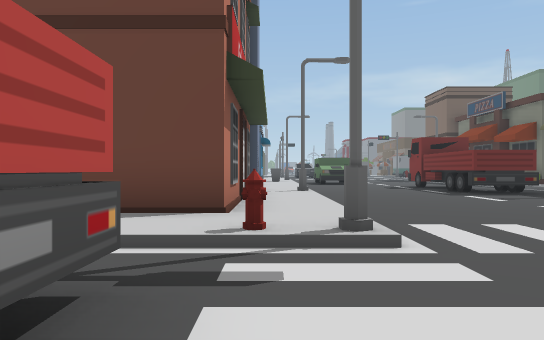
view 1 (above)

24 first-person views from a walk through a 3-D level made in the Unity game engine. The camera is 1.2 m above the floor, looks level and sees 70° across. The floor is counted in squares, 2 m on a side. Each view is taken from the middle of a square. On the plan, view 1 faces up. The plan holds only what a view shows up to about 11 squares ahead; the rest is blank. The place goes on beyond the plan.

view 2
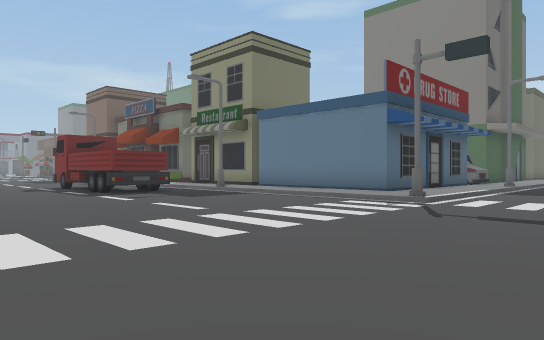

view 3
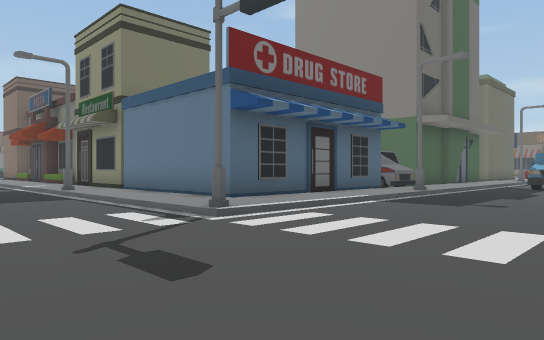

view 4
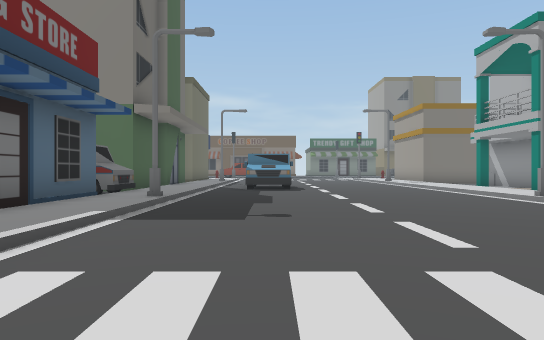

view 5
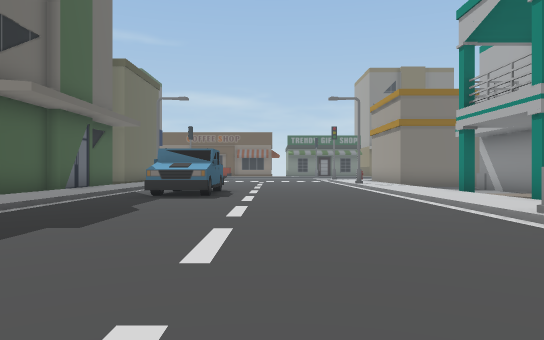

view 6
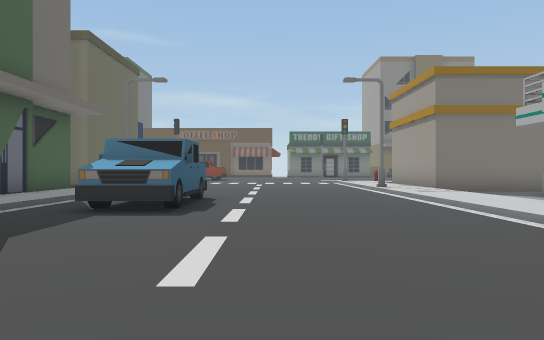

view 7
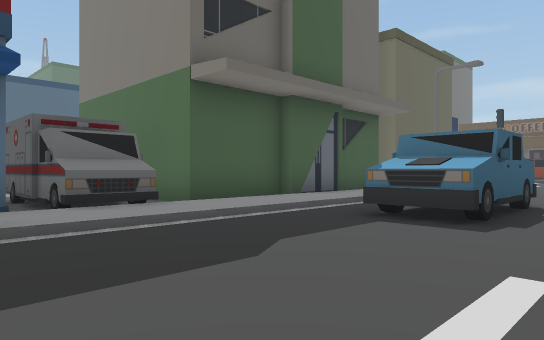

view 8
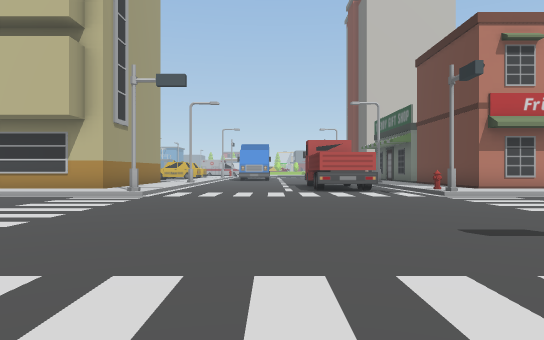

view 9
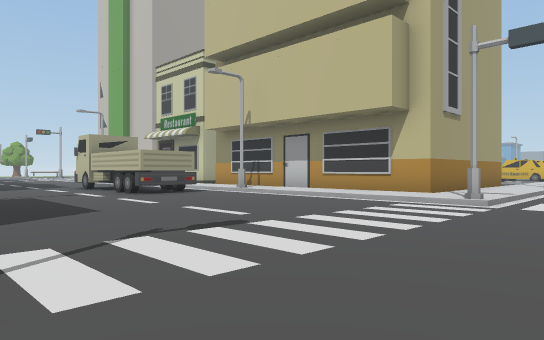

view 10
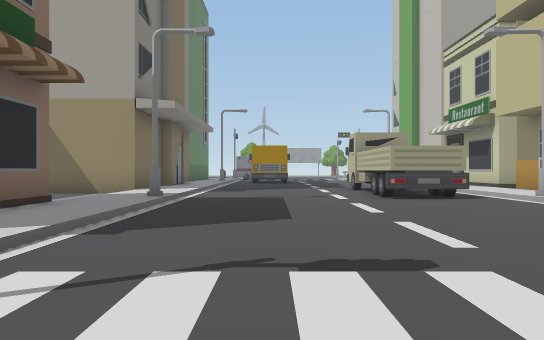

view 11
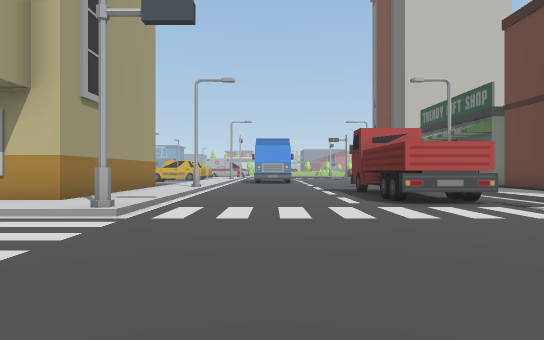

view 12
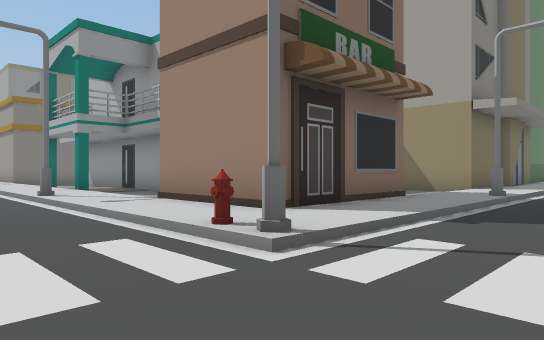

view 13
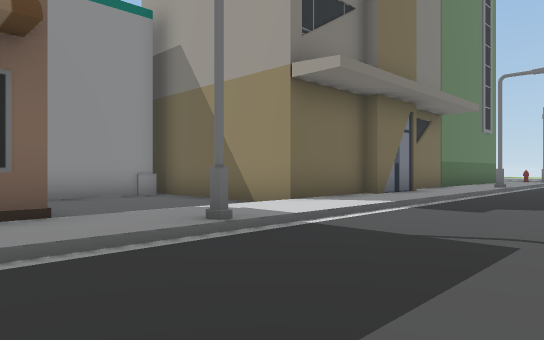

view 14
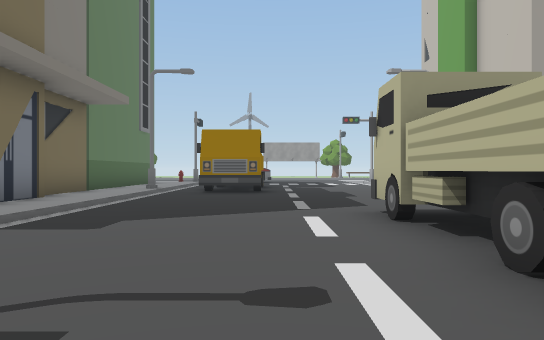

view 15
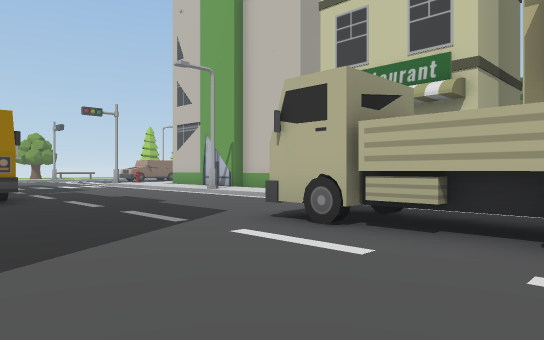

view 16
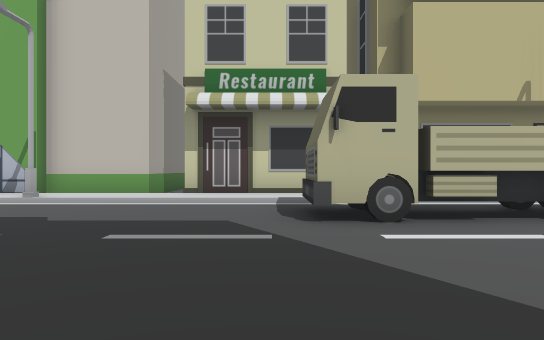

view 17
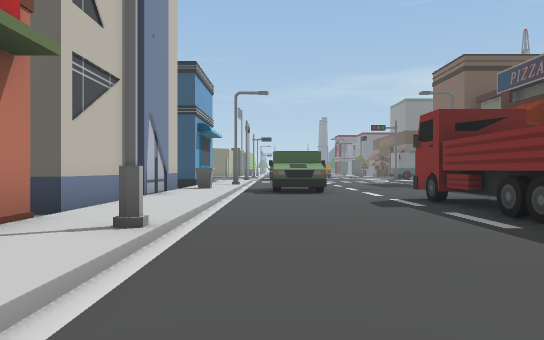

view 18
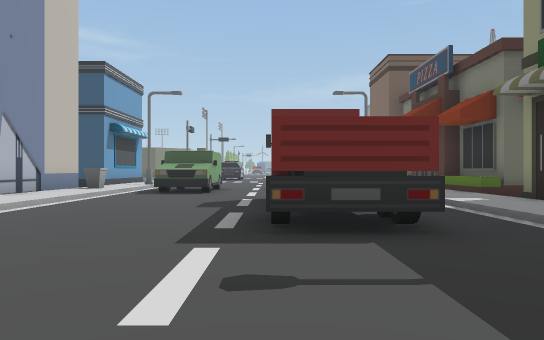

view 19
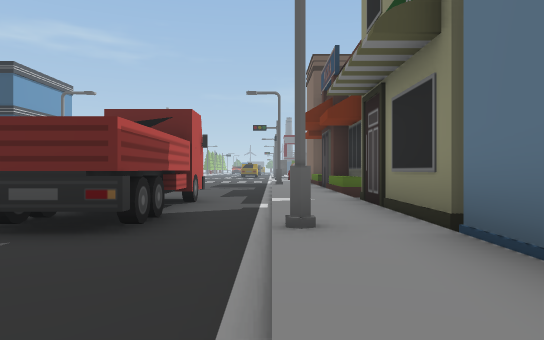

view 20
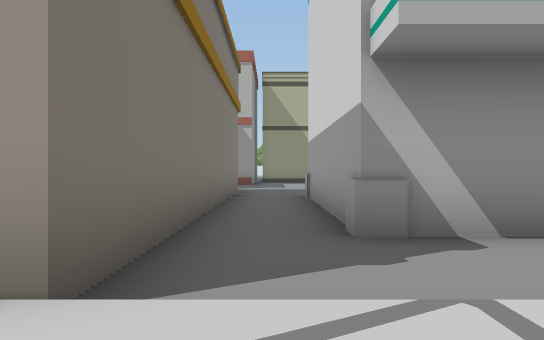

view 21
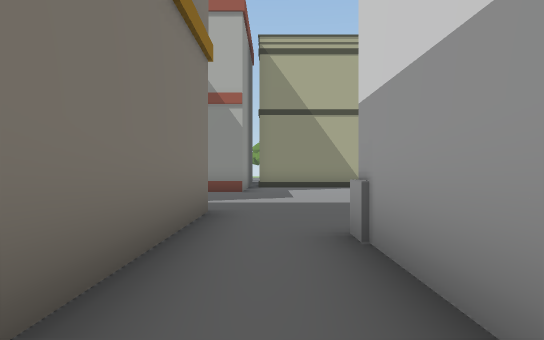

view 22
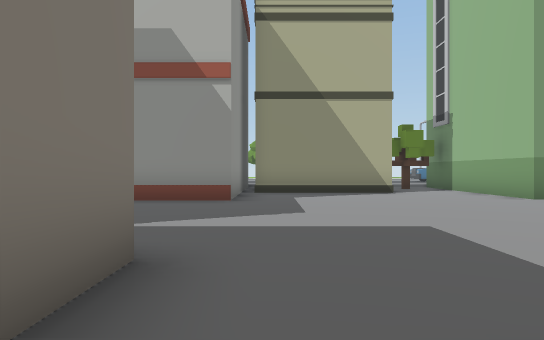

view 23
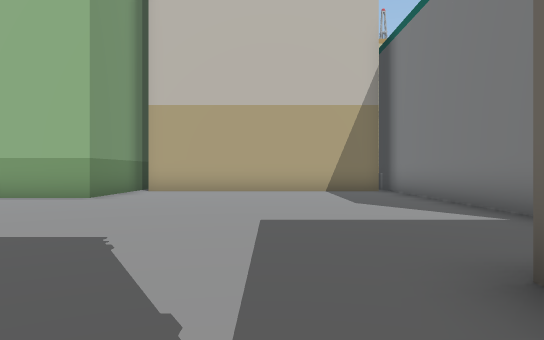

view 24
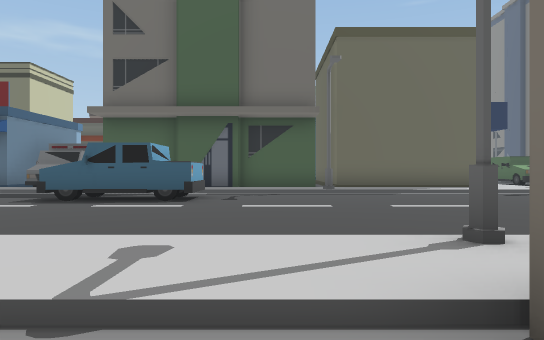

### Floor plan
Key: @ floor where view 1 was taken; # wall or solid block; . main floor; : floor 0.25 m higher than the main floor; / step, stairs or slope; ^ raised ledge; O other object.
Columns run from 5 left of view 1 to 26 right of it. Each row starts with its distance up from view 1.
 17     OO/OO..../:O
 16     O:/OO..../:O
 15     O:/....../:OO
 14     O:/...OO./:
 13     O:/...OO./:O
 12     O:/...OO./:O
 11     O:/...OO./:O
 10     #:/...OO./:O       O
  9     #:O......O:#       O
  8     #:/....../:#     O O
  7     #:/....../:#     O O
  6     #:/....../:#     OOO
  5 #####:/....../:######OOOOOOOOO
  4  :::::/....../::::::::::::::::::
  3   ///O/......#/////O/////////O//
  2  O OO...................O O.....
  1 OOOOO...................OOO.....
  0 .....@..........................
 -1 ................................
 -2 ................................
 -3 ................................
 -4 //////#....../O////O/////////O/
 -5 ::::::/....../:::::::::::::::::
 -6 OOOOO:/....../:### ...#.#....O
 -7     O:/....../:#    ... .....O
 -8     O:/....../:#     #   ###.O
 -9     O:/....../:#           #.O
-10     O O......O:....#       #.O
-11     O /OO..../:....#       #.O
-12     O:/OO..../:....#########.O
-13   OOO:/ O..../:OOOOOO........O
-14      :/OO..../:O    O........O
-15   OOO:/OO..../:O    O..........
-16     O:/....../O     O...........
-17     O:/....../O     O..........
-18     O:/....../:O    O..........
-19   OOO:/....../:O    O..........
-20     O:/....O./:O    OOO......###
-21     O:O....OOO:O      O......#
-22     O:/....           O..OOOO^

Positions as (right, up) in squares from view 1, and headings:
1: (0, 0), facing up
2: (1, 0), facing up-right
3: (5, -1), facing up-right
4: (7, 1), facing right
5: (10, -1), facing right
6: (13, -1), facing right
7: (14, -1), facing up-right
8: (10, -1), facing left
9: (8, -2), facing down-left
10: (6, -3), facing down
11: (6, -2), facing left
12: (6, -2), facing down-right
13: (5, -8), facing down-right
14: (5, -10), facing down
15: (7, -12), facing down-left
16: (8, -16), facing left
17: (2, 6), facing up
18: (5, 6), facing up
19: (8, 6), facing up
20: (23, -4), facing down
21: (23, -9), facing down
22: (23, -12), facing down
23: (26, -16), facing left
24: (23, -7), facing up
